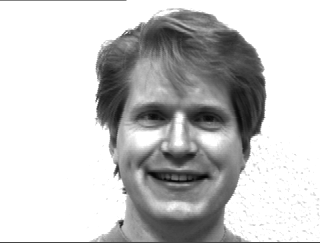
#> input picture data/subject01.happy.pgm, 320 x 243 px; its folder holds 5 pictures in this run; the run also reads 1 picture not shown here
$ jupyter execute --allow-errors 'КР_Баирова1 (1).ipynb'   (shell and % lines are left out)
#> lines starting #> are read from the running program, lines starting #| are printed output that depends on the picture
#> pass 2 of the loop `for i in ['0'+str(numbr) for numbr in range(1, 10)]+[str(numbr) for nu..`:
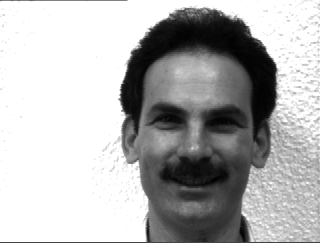
#> input picture data/subject02.happy.pgm, 320 x 243 px
#> pass 3 of the loop `for i in ['0'+str(numbr) for numbr in range(1, 10)]+[str(numbr) for nu..`:
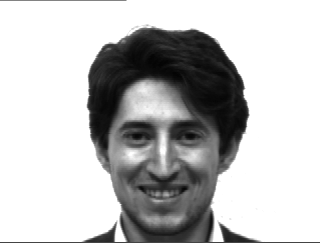
#> input picture data/subject03.happy.pgm, 320 x 243 px
**Тема курсовой работы**: Предварительный анализ данных и построение признаков в задачах идентификации личности по изображению
**Цель**: Произвести анализ и предобработку изображений, предоставленных в датасете Yale Face Database, определить пространство признаков и по результатам обучить несколько моделей классификации.
Задача идентификации личности по изображению имеет широкое применение в различных сферах, она необходима для обеспечения безопасности, конфиденциальности информации. Правильная предобработка изображений позволяет повысить точность, скорость, эффективность выполнения настолько актуальной задачи. Грамотное преобразование входных данных является необходимым условием для построения качественно работающей системы идентификации личности по изображению.
Описание датасета: Датасет Yale Face Database состоит из 165 черно-белых изображений формата pgm, количество классов целевой переменной равно 15 классов, то есть в датасете запечатлены 15 разных личностей (subject01...subject15), по 11 фотографий на каждого. Фотографии сделаны с различными вариациями выставленного света (centerlight, rightlight, leftlight) или выражения лица (happy, surprised, sad, normal, wink, sleepy), помимо этого учитывается наличие очков (glasses/noglasses). В датасете 14 мужчин и 1 женщина.
Основываясь на особенностях датасета был выделен **ряд задач**:
**I**. В части анализа и предобработки данных:
1.Распознать лицо на изображении, по его границам обрезать изображение
2.Преобразовать изображения так, чтобы они были единой размерности
3.Преобразовать изображения в плоский численный массив
4.Нормализовать датасет.
**II**. В части построения признаков:
1.Определить наиболее информативные признаки в данных методом главных компонент
**III**. В части классификации:
1.Разделить набор данных на обучающую и тестовую выборки.
2.Построить по обработанным данным несколько моделей классификации, оптимизировать параметры
3.Оценить качество работы построенных моделей, провести сравнительный анализ
**IV**. Сделать выводы по результатам работы

Ссылка на репозиторий https://github.com/ab21b/coursework

[cell 1]
import pandas as pd
from PIL import Image
import numpy as np
import glob
from numpy import linalg
import matplotlib.pyplot as plt
import cv2
from sklearn import decomposition
from sklearn.neighbors import KNeighborsClassifier
from sklearn.model_selection import GridSearchCV, KFold, cross_val_score
from sklearn import svm
from sklearn import metrics
from sklearn.linear_model import LogisticRegression

# Экземпляры датасета (yalefaces)

[cell 2]
fig = plt.figure(figsize=(16, 6))
plt.suptitle('Yale faces')
#> (the rest of this cell did not finish here and is left out)

Видно, что лица не всегда в центре изображения

[cell 3]
l = glob.glob('./data/subject06'.zfill(2)+"*")
#> l = []
fig = plt.figure(figsize=(16, 6))
plt.suptitle('Variations')
for i in range(len(l)):
    ax = fig.add_subplot(3, 4, i + 1, xticks=[], yticks=[])
    ax.imshow(Image.open(l[i]), cmap='gray')
    plt.title(l[i][17:-4]);

# Распознавание лица с помощью каскада Хаара, обрезка изображений на основе результата

Единичный пример

[cell 4]
name='./data/subject01.glasses.pgm'

[cell 5]
face_cascade = cv2.CascadeClassifier('haarcascade_frontalface_default.xml')
image = cv2.imread(name)
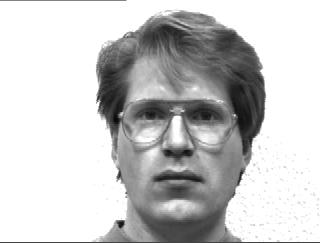
#> input picture data/subject01.glasses.pgm, 320 x 243 px
#> image is the input picture: shape (243, 320, 3); min 8, max 255, mean 200.7
gray = cv2.cvtColor(image, cv2.COLOR_BGR2GRAY)
faces = face_cascade.detectMultiScale(image, 1.2, 4)
#> faces = [[98, 54, 159, 159]]
if len(faces) == 1:
    for index, (x, y, w, h) in enumerate(faces):
        face = image[y:y+w, x:x+h]
        cv2.imwrite(f'./data_cropped{name[6:-4]}.jpg', face)
#> this loop made 1 pass
#> pass 1, `face = image[y:y+w, x:x+h]`:
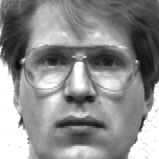
#> face: shape (159, 159, 3); min 8, max 255, mean 141.2

[cell 6]
Image.open('./datacropped/subject01.glasses.jpg')

Обработка всего датасета

[cell 7]
def crop(name):
#> called with name = './data/subject01.glasses.pgm'
    image = cv2.imread(name)
    gray = cv2.cvtColor(image, cv2.COLOR_BGR2GRAY)
    faces = face_cascade.detectMultiScale(image, 1.2, 4) # распознаем лицо
#> faces = [[98, 54, 159, 159]]
    if len(faces) == 1:
        for index, (x, y, w, h) in enumerate(faces):
            face = image[y:y+w, x:x+h] # обрезаем изображение по контуру лица
            cv2.imwrite(f'./data_cropped{name[6:-4]}.jpg', face) # записываем в новый файл результат
    else:
        print(f'error on processing {name} !')

[cell 8]
# чтение изображений
imgs1 = []
for i in range(1, 16):
    filelist = glob.glob('./data/subject'+str(i).zfill(2)+"*")
    for fname in filelist:
        crop(fname)
        img = Image.open(f'./data_cropped{fname[6:-4]}.jpg')
        imgs1.append(img)
#> pass 2 of the loop `for i in range(1, 16):`:
#> filelist = ['./data/subject02.happy.pgm']
#> in crop, gray is the input picture: shape (243, 320); min 0, max 255, mean 179.2
#> in crop (call 3), `faces = face_cascade.detectMultiScale(image, 1.2, 4)`: faces = [[117, 61, 156, 156]]
#> the loop in crop (call 3), `for index, (x, y, w, h) in enumerate(faces):` made 1 pass
#> pass 1, in crop (call 3), `face = image[y:y+w, x:x+h]`:
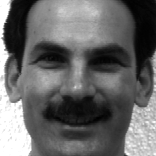
#> face: shape (156, 156, 3); min 0, max 255, mean 103.9
#> img: PIL image 156x156 RGB
#> pass 3 of the loop `for i in range(1, 16):`:
#> in crop, gray is the input picture: shape (243, 320); min 3, max 255, mean 191.5
#> in crop (call 4), `faces = face_cascade.detectMultiScale(image, 1.2, 4)`: faces = [[91, 80, 141, 141]]
#> the loop in crop (call 4), `for index, (x, y, w, h) in enumerate(faces):` made 1 pass
#> pass 1, in crop (call 4), `face = image[y:y+w, x:x+h]`:
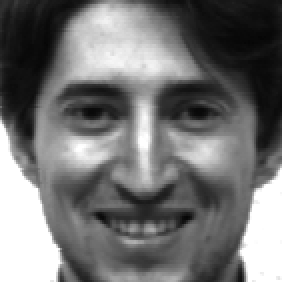
#> face: shape (141, 141, 3) (shown 2 times larger); min 6, max 255, mean 114.3
#> img: PIL image 141x141 RGB
#> the loop made 15 passes; the first 3 are shown

[cell 9]
plt.suptitle('Результат и размерности изображений')
plt.subplot(1, 2, 1)
#> (the rest of this cell did not finish here and is left out)

Изображения различаются по длине и ширине, необходимо это исправить

# Преобразование размера изображений

Сделаем изображения единой размерности

[cell 10]
# берем среднее
shape1 = int(np.mean([np.array(i).shape[0] for i in imgs1]))
shape2 = int(np.mean([np.array(i).shape[1] for i in imgs1]))
imgs = [i.resize((shape1, shape1)) for i in imgs1]

[cell 11]
plt.suptitle('Результат и размерности изображений')
plt.subplot(1, 2, 1)
#> (the rest of this cell did not finish here and is left out)

[cell 12]
fig = plt.figure(figsize=(16, 6))
plt.suptitle('Cropped faces')
#> (the rest of this cell did not finish here and is left out)

# Численое представление датасета

[cell 13]
data = np.array([np.array(i, dtype=float).flatten() for i in imgs])

[cell 14]
num = len(data)
num

[cell 15]
imgss = np.array([np.array(i) for i in imgs])

[cell 16]
# все изображения одного размера
np.std([i.shape[0] for i in imgss]), np.std([i.shape[1] for i in imgss]), np.std([i.shape[2] for i in imgss])

[cell 17]
np.mean([i.shape[0] for i in imgss]), np.mean([i.shape[1] for i in imgss]), np.mean([i.shape[2] for i in imgss])

# Нормализация датасета

Нормализация датасета путем вычитания среднего вектора

[cell 18]
mean_vector = np.mean(data, axis=0)
da = np.ndarray(shape=(len(data), shape1**2*3))

for i in range(len(data)):
    da[i] = np.subtract(data[i], mean_vector)

Интересно посмотреть на то, как выглядит "среднее" по выборке лицо

[cell 19]
plt.imshow(mean_vector.reshape((shape1, shape1, 3)).astype(np.uint8), cmap='gray')
plt.title('Mean face');
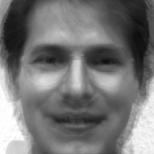
#> shown: shape (154, 154, 3); min 13, max 255, mean 117.7
